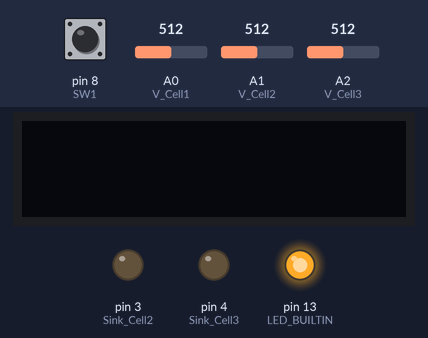
Bench run of a sketch on a simulated Arduino Nano, built with avr-gcc and run on an emulated ATmega328P. Parts: 128×32 one-colour display, output pins drawn as LEDs (lit = HIGH). The inputs (shaded band) are chosen by the test bench; at power-on: A0 (V_Cell1) = 512, pin 8 (SW1) HIGH, A1 (V_Cell2) = 512, A2 (V_Cell3) = 512. Pins used as bus, display or sensor lines are not drawn; what the sketch prints to the serial monitor is not drawn.

Above: at 1.7 s.
1.8 s: A0 (V_Cell1) set to 688
4.8 s: A0 (V_Cell1) set to 718
At 6.0 s:
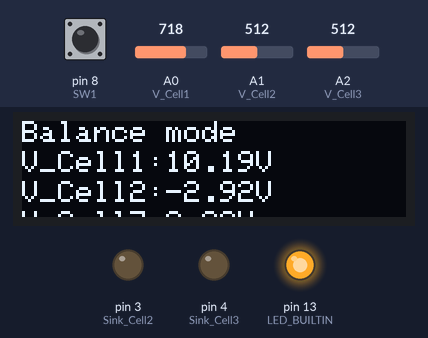
7.8 s: pin 8 (SW1) pulled LOW for 0.15 s
At 7.93 s:
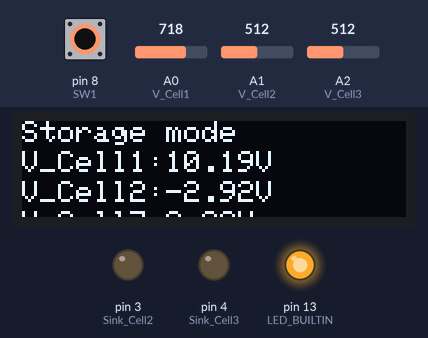
9.4 s: A0 (V_Cell1) set to 511
11.0 s: A1 (V_Cell2) set to 523
14.0 s: A0 (V_Cell1) set to 532
At 14.5 s:
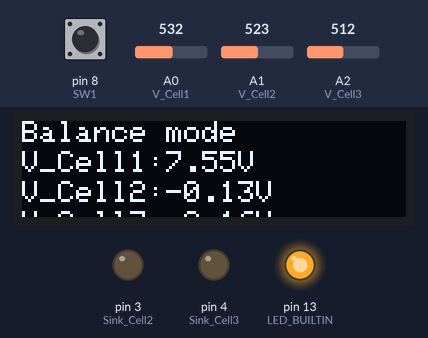
Timing chart, 0 to 16.6 s (numbered marks = the images above; inputs shaded):
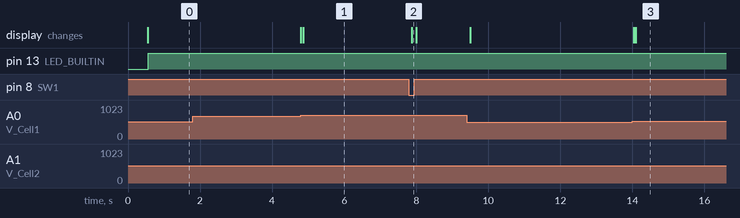

The sketch:

passive-lipo-balancer-nano.ino
```cpp
// passive-lipo-balancer-nano

// OLED
#include "oled.h"
#include <Adafruit_GFX.h>
#include <Adafruit_SSD1306.h>

const float voltage_storage = 3.80;

const float allowable_error = 0.005;

const uint32_t cycle = 20;  // [ms]

const float R1 = 100000;
const float R2 = 8200;
const float voltage_division_ratio = R2 / (R2 + R1);

const int SW1 = 8;

const int Sink_Cell1 = 2;
const int Sink_Cell2 = 3;
const int Sink_Cell3 = 4;

const int V_Cell1 = A0;
const int V_Cell2 = A1;
const int V_Cell3 = A2;

float voltage_cell[] = { 0, 0, 0 };

Adafruit_SSD1306 display(SCREEN_WIDTH, SCREEN_HEIGHT, &Wire, OLED_RESET);

void setup() {
  // Serial Port
  Serial.begin(9600);

  // pinMode
  analogReference(INTERNAL);  // 1V1

  pinMode(SW1, INPUT_PULLUP);

  pinMode(Sink_Cell1, OUTPUT);
  pinMode(Sink_Cell2, OUTPUT);
  pinMode(Sink_Cell3, OUTPUT);

  pinMode(V_Cell1, INPUT);
  pinMode(V_Cell2, INPUT);
  pinMode(V_Cell3, INPUT);

  pinMode(LED_BUILTIN, OUTPUT);

  // setup
  oled_setup();
}

void loop() {
  uint32_t preMillis = millis();

  // Ready
  digitalWrite(Sink_Cell1, LOW);
  digitalWrite(Sink_Cell2, LOW);
  digitalWrite(Sink_Cell3, LOW);

  // Voltage check
  voltage_cell[0] = mapf(analogRead(V_Cell1), 0, 1023, 0, 1.1) / voltage_division_ratio;
  voltage_cell[1] = mapf(analogRead(V_Cell2) - analogRead(V_Cell1), 0, 1023, 0, 1.1) / voltage_division_ratio;
  voltage_cell[2] = mapf(analogRead(V_Cell3) - analogRead(V_Cell2), 0, 1023, 0, 1.1) / voltage_division_ratio;
  serial_handle();
  oled_handle();

  // Mode choose & run discharge
  if (digitalRead(SW1) == HIGH)
    Storage_discharge();
  else
    Balance_discharge();

  // Wait
  while ((millis() - preMillis) < cycle)
    ;
}

void serial_handle() {
  if (digitalRead(SW1) == HIGH)
    Serial.print("Balance mode ");
  else
    Serial.print("Storage mode ");
  String info;
  info = "V_Cell1:" + String(voltage_cell[0]) + "V ";
  Serial.print(info);
  info = "V_Cell2:" + String(voltage_cell[1]) + "V ";
  Serial.print(info);
  info = "V_Cell3:" + String(voltage_cell[2]) + "V";
  Serial.println(info);
}

float mapf(float x, float in_min, float in_max,
           float out_min, float out_max) {
  return (x - in_min) * (out_max - out_min)
           / (in_max - in_min)
         + out_min;
}
```

discharge.ino
```cpp
// discharge handle

void Storage_discharge() {
  bool run_discharge = false;

  // run discharge?
  for (int i = 0; i < 3; i++) {
    if (voltage_storage < voltage_cell[i])
      run_discharge = true;
  }
  if (run_discharge) digitalWrite(LED_BUILTIN, HIGH);
  else digitalWrite(LED_BUILTIN, LOW);

  // discharge cell
  if (voltage_storage < voltage_cell[0]) digitalWrite(Sink_Cell1, HIGH);
  if (voltage_storage < voltage_cell[1]) digitalWrite(Sink_Cell2, HIGH);
  if (voltage_storage < voltage_cell[2]) digitalWrite(Sink_Cell3, HIGH);
}

void Balance_discharge() {
  bool run_discharge = false;

  // find minimum(goal) valtage cell
  float voltage_cell_min = 4.2;
  for (int i = 0; i < 3; i++) {
    if (voltage_cell[i] < voltage_cell_min)
      voltage_cell_min = voltage_cell[i];
  }

  // run discharge?
  for (int i = 0; i < 3; i++) {
    if (voltage_cell_min < voltage_cell[i])
      run_discharge = true;
  }
  if (run_discharge) digitalWrite(LED_BUILTIN, HIGH);
  else digitalWrite(LED_BUILTIN, LOW);

  // dicharge cell
  if (voltage_cell_min * (1 + allowable_error) < voltage_cell[0]) digitalWrite(Sink_Cell1, HIGH);
  if (voltage_cell_min * (1 + allowable_error) < voltage_cell[1]) digitalWrite(Sink_Cell2, HIGH);
  if (voltage_cell_min * (1 + allowable_error) < voltage_cell[2]) digitalWrite(Sink_Cell3, HIGH);
}
```

oled.h
```cpp
#define SCREEN_WIDTH 128     // OLED display width, in pixels
#define SCREEN_HEIGHT 32     // OLED display height, in pixels
#define OLED_RESET -1        // Reset pin # (or -1 if sharing Arduino reset pin)
#define SCREEN_ADDRESS 0x3C  ///< See datasheet for Address; 0x3D for 128x64, 0x3C for 128x32
```

oled.ino
```cpp
// OLED Display

void oled_setup() {
  // Wait for display
  delay(500);
  // SSD1306_SWITCHCAPVCC = generate display voltage from 3.3V internally
  if (!display.begin(SSD1306_SWITCHCAPVCC, SCREEN_ADDRESS)) {
    Serial.println(F("SSD1306 allocation failed"));
    //while (true) {};  // Don't proceed, loop forever
  }
  // Clear the buffer
  display.clearDisplay();
  display.display();
}

void oled_handle() {
  display.ssd1306_command(SSD1306_DISPLAYOFF);

  display.clearDisplay();
  display.setTextColor(WHITE);
  display.setTextSize(1);

  String info;
  display.setCursor(0, 0);
  if (digitalRead(SW1) == HIGH)
    info = "Balance mode";
  else
    info = "Storage mode";
  display.println(info);

  display.setCursor(0, 10);
  info = "V_Cell1:" + String(voltage_cell[0]) + "V";
  display.println(info);
  display.setCursor(0, 20);
  info = "V_Cell2:" + String(voltage_cell[1]) + "V";
  display.println(info);
  display.setCursor(0, 30);
  info = "V_Cell3:" + String(voltage_cell[2]) + "V";
  display.println(info);

  display.display();

  display.ssd1306_command(SSD1306_DISPLAYON);
}
```

Measured:
- the behaviour switches between 704 and 705 on A0 (V_Cell1) (found by bisection; images 0 and 1)
- after the input at 1.8 s, every drawn part: stays the same
- after the input at 7.8 s, the display: changes after 0.08 s (image 2)
- after the input at 11.0 s, every drawn part: stays the same
